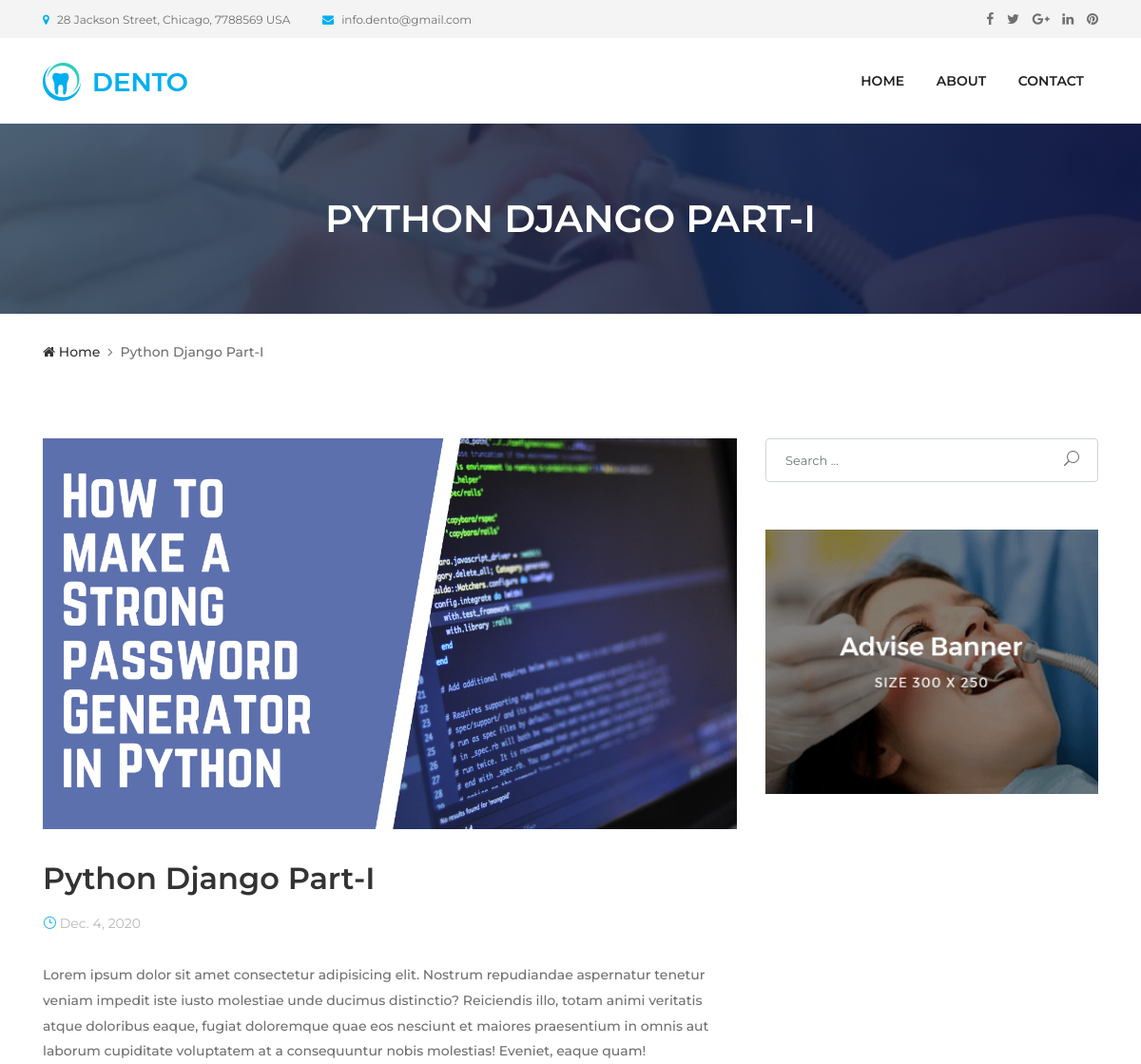
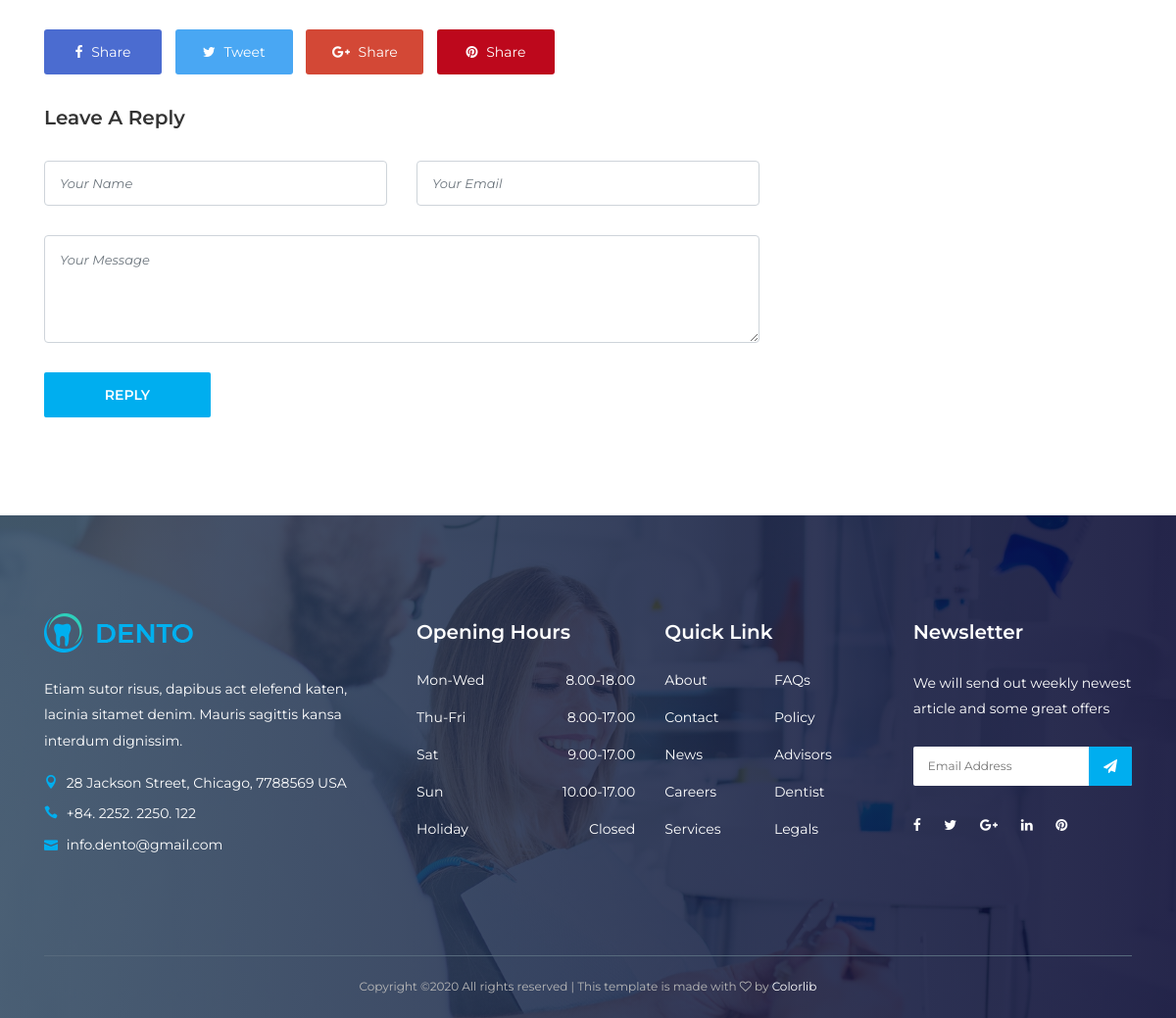
Screenshot of /python-django-part-i with the database file from the repository (2 pictures, top to bottom).
### home/models.py (models this page shows, shortened)
class Post(models.Model):
    title = models.CharField(max_length=500)
    image = models.ImageField(blank=True, upload_to='post_images')
    slug = models.CharField(max_length=900)
    body = models.TextField()
    dt = models.DateField(blank=True, null=True, auto_now=True)

### home/views.py (the view)
# urls.py: path('<str:slug>', views.post,name='post')
def post(request, slug):
    post = Post.objects.filter(slug=slug).first()
    context = {
        'post': post
    }
    return render(request, 'post.html', context)

### templates/post.html (shortened to what this page needs)
{% extends 'base.html' %}
{% block body %}
  <div class="breadcumb-area bg-img bg-gradient-overlay" style="background-image: url(/static/img/bg-img/12.jpg);">
    <div class="container h-100">
      <div class="row h-100 align-items-center">
        <div class="col-12">
          <h2 class="title">{{post.title}}</h2>
        </div>
      </div>
    </div>
  </div>
  <div class="breadcumb--con">
    <div class="container">
      <div class="row">
        <div class="col-12">
          <nav aria-label="breadcrumb">
            <ol class="breadcrumb">
              <li class="breadcrumb-item"><a href="/"><i class="fa fa-home"></i> Home</a></li>
              <li class="breadcrumb-item active" aria-current="page">{{post.title}}</li>
            </ol>
          </nav>
        </div>
      </div>
    </div>
  </div>
  <section class="dento--blog-area mt-50">
    <div class="container">
      <div class="row">
        <div class="col-12 col-lg-8 mb-100">
          <div class="blog-details-area">
            <img src="{{post.image.url}}" alt="">
            <h2 class="post-title">{{post.title}}</h2>
            <div class="post-meta">
              <a href="{{post.slug}}"><i class="icon_clock_alt"></i> {{post.dt}}</a>
            </div>
            <p>{{post.body}}</p>
          </div>
          <div class="post-share-area mb-30">
            <a href="#" class="facebook"><i class="fa fa-facebook"></i> Share</a>
            <a href="#" class="tweet"><i class="fa fa-twitter"></i> Tweet</a>
            <a href="#" class="google-plus"><i class="fa fa-google-plus"></i> Share</a>
            <a href="#" class="pinterest"><i class="fa fa-pinterest"></i> Share</a>
          </div>
          <div class="contact-form mt-30">
            <h5 class="mb-30">Leave A Reply</h5>
            <form action="#" method="post">
              <div class="row">
                <div class="col-lg-6">
                  <input type="text" name="message-name" class="form-control mb-30" placeholder="Your Name">
                </div>
                <div class="col-lg-6">
                  <input type="email" name="message-email" class="form-control mb-30" placeholder="Your Email">
                </div>
                <div class="col-12">
                  <textarea name="message" class="form-control mb-30" placeholder="Your Message"></textarea>
                </div>
                <div class="col-12">
                  <button type="submit" class="btn dento-btn">Reply</button>
                </div>
              </div>
            </form>
          </div>
        </div>
        <div class="col-12 col-lg-4">
          <div class="dento-sidebar">
            <div class="single-widget-area search-widget">
              <form action="#" method="post">
                <input type="search" name="search" class="form-control" placeholder="Search ...">
                <button type="submit"><i class="icon_search"></i></button>
              </form>
            </div>
            <div class="single-widget-area adds-widget">
              <a href="#"><img class="w-100" src="/static/./img/bg-img/adds.png" alt=""></a>
            </div>
          </div>
        </div>
      </div>
    </div>
  </section>
{% endblock body %}

### templates/base.html (shortened to what this page needs)
<!DOCTYPE html>
<html lang="en">
<head>
  <link rel="stylesheet" href="/static/style.css">
</head>
<body>
  <header class="header-area">
    <div class="top-header-area">
      <div class="container h-100">
        <div class="row h-100 align-items-center">
          <div class="col-6 col-md-9 col-lg-8">
            <div class="top-header-content">
              <a href="#" data-toggle="tooltip" data-placement="bottom" title="28 Jackson Street, Chicago, 7788569 USA"><i class="fa fa-map-marker"></i> <span>28 Jackson Street, Chicago, 7788569 USA</span></a>
              <a href="#" data-toggle="tooltip" data-placement="bottom" title="info.dento@gmail.com"><i class="fa fa-envelope"></i> <span>info.dento@gmail.com</span></a>
            </div>
          </div>
          <div class="col-6 col-md-3 col-lg-4">
            <div class="top-header-social-info text-right">
              <a href="#" data-toggle="tooltip" data-placement="bottom" title="Facebook"><i class="fa fa-facebook"></i></a>
              <a href="#" data-toggle="tooltip" data-placement="bottom" title="Twitter"><i class="fa fa-twitter"></i></a>
              <a href="#" data-toggle="tooltip" data-placement="bottom" title="Google Plus"><i class="fa fa-google-plus"></i></a>
              <a href="#" data-toggle="tooltip" data-placement="bottom" title="Linkedin"><i class="fa fa-linkedin"></i></a>
              <a href="#" data-toggle="tooltip" data-placement="bottom" title="Pinterest"><i class="fa fa-pinterest"></i></a>
            </div>
          </div>
        </div>
      </div>
    </div>
    <div class="main-header-area">
      <div class="classy-nav-container breakpoint-off">
        <div class="container">
          <nav class="classy-navbar justify-content-between" id="dentoNav">
            <a class="nav-brand" href="/"><img src="/static/./img/core-img/logo.png" alt=""></a>
            <div class="classy-menu">
              <div class="classynav">
                <ul id="nav">
                  <li><a href="/">Home</a></li>
                  <li><a href="/about">About</a></li>
                  <li><a href="/contact">Contact</a></li>
                </ul>
              </div>
            </div>
          </nav>
        </div>
      </div>
    </div>
  </header>
{% block body %}
{% endblock body %}
  <footer class="footer-area bg-img bg-gradient-overlay" style="background-image: url(/static/img/bg-img/3.jpg);">
    <div class="container">
      <div class="row">
        <div class="col-12 col-sm-6 col-lg-4">
          <div class="single-footer-widget">
            <a href="./index.html" class="d-block mb-4"><img src="/static/./img/core-img/logo.png" alt=""></a>
            <p>Etiam sutor risus, dapibus act elefend katen, lacinia sitamet denim. Mauris sagittis kansa interdum dignissim.</p>
            <div class="footer-contact">
              <p><i class="icon_pin"></i> 28 Jackson Street, Chicago, 7788569 USA</p>
              <p><i class="icon_phone"></i> +84. 2252. 2250. 122</p>
              <p><i class="icon_mail"></i> info.dento@gmail.com</p>
            </div>
          </div>
        </div>
        <div class="col-12 col-sm-6 col-lg">
          <div class="single-footer-widget">
            <h5 class="widget-title">Opening Hours</h5>
            <ul class="opening-hours">
              <li><span>Mon-Wed</span> <span>8.00-18.00</span></li>
              <li><span>Thu-Fri</span> <span>8.00-17.00</span></li>
              <li><span>Sat</span> <span>9.00-17.00</span></li>
              <li><span>Sun</span> <span>10.00-17.00</span></li>
              <li><span>Holiday</span> <span>Closed</span></li>
            </ul>
          </div>
        </div>
        <div class="col-12 col-sm-6 col-lg">
          <div class="single-footer-widget">
            <h5 class="widget-title">Quick Link</h5>
            <nav>
              <ul class="quick-links">
                <li><a href="#">About</a></li>
                <li><a href="#">FAQs</a></li>
                <li><a href="#">Contact</a></li>
                <li><a href="#">Policy</a></li>
                <li><a href="#">News</a></li>
                <li><a href="#">Advisors</a></li>
                <li><a href="#">Careers</a></li>
                <li><a href="#">Dentist</a></li>
                <li><a href="#">Services</a></li>
                <li><a href="#">Legals</a></li>
              </ul>
            </nav>
          </div>
        </div>
        <div class="col-12 col-sm-6 col-lg">
          <div class="single-footer-widget">
            <h5 class="widget-title">Newsletter</h5>
            <p>We will send out weekly newest article and some great offers</p>
            <div class="footer-newsletter-form">
              <form action="#" method="post">
                <input type="email" name="nl-email" value="" placeholder="Email Address">
                <button type="submit"><i class="fa fa-paper-plane" aria-hidden="true"></i></button>
              </form>
            </div>
            <div class="footer-social-info">
              <a href="#" data-toggle="tooltip" data-placement="top" title="Facebook"><i class="fa fa-facebook"></i></a>
              <a href="#" data-toggle="tooltip" data-placement="top" title="Twitter"><i class="fa fa-twitter"></i></a>
              <a href="#" data-toggle="tooltip" data-placement="top" title="Google Plus"><i class="fa fa-google-plus"></i></a>
              <a href="#" data-toggle="tooltip" data-placement="top" title="Linkedin"><i class="fa fa-linkedin"></i></a>
              <a href="#" data-toggle="tooltip" data-placement="top" title="Pinterest"><i class="fa fa-pinterest"></i></a>
            </div>
          </div>
        </div>
      </div>
    </div>
    <div class="container">
      <div class="row">
        <div class="col-12">
          <div class="copywrite-content">
            <p>
Copyright &copy;<script>document.write(new Date().getFullYear());</script> All rights reserved | This template is made with <i class="fa fa-heart-o" aria-hidden="true"></i> by <a href="https://colorlib.com" target="_blank">Colorlib</a>
</p>
          </div>
        </div>
      </div>
    </div>
  </footer>
</body>
</html>

### static/css/default-assets/classy-nav.css (style rules this page uses)
body { font-family: "Roboto", sans-serif; }
ul { margin: 0; }
ul li { list-style: none; }
img { height: auto; max-width: 100%; }
.bg-img { background-position: center center; background-size: cover; background-repeat: no-repeat; }
.classy-nav-container { position: relative; z-index: 100; background-color: #ffffff; }
.classy-nav-container * { box-sizing: border-box; }
.classy-nav-container a { -webkit-transition-duration: 500ms; transition-duration: 500ms; text-decoration: none; outline: none; font-size: 14px; font-weight: 400; color: #232323; display: inline-block; }
.justify-content-between { -webkit-box-pack: justify; -ms-flex-pack: justify; justify-content: space-between; }
.classy-navbar { width: 100%; height: 70px; padding: 0.5em 2em; display: -webkit-box; display: -ms-flexbox; display: flex; -webkit-box-align: center; -ms-flex-align: center; -ms-grid-row-align: center; align-items: center; }
.classy-navbar .nav-brand { font-size: 26px; font-weight: 500; color: #565656; display: inline-block; margin-right: 30px; }
.classynav ul li { display: inline-block; clear: both; position: inherit; z-index: 10; }
.classynav ul li a { padding: 0 12px; display: block; height: 35px; font-size: 14px; line-height: 34px; }
.breakpoint-off .classynav { display: -webkit-box; display: -ms-flexbox; display: flex; -webkit-box-align: center; -ms-flex-align: center; -ms-grid-row-align: center; align-items: center; }

### rows the page displays
Post: title "PYTHON DJANGO PART-I", title "Python Django Part-I", image (picture), dt "Dec. 4, 2020", body "Lorem ipsum dolor sit amet consectetur adipisicing elit. Nostrum repudiandae aspernatur tenetur veniam impedit iste iusto molestiae unde ducimus distinctio? Reiciendis illo, totam animi veritatis atque doloribus eaque, fugiat doloremque quae eos nesciunt et maiores praesentium in omnis aut laborum cupiditate voluptatem at a consequuntur nobis molestias! Eveniet, eaque quam!"
